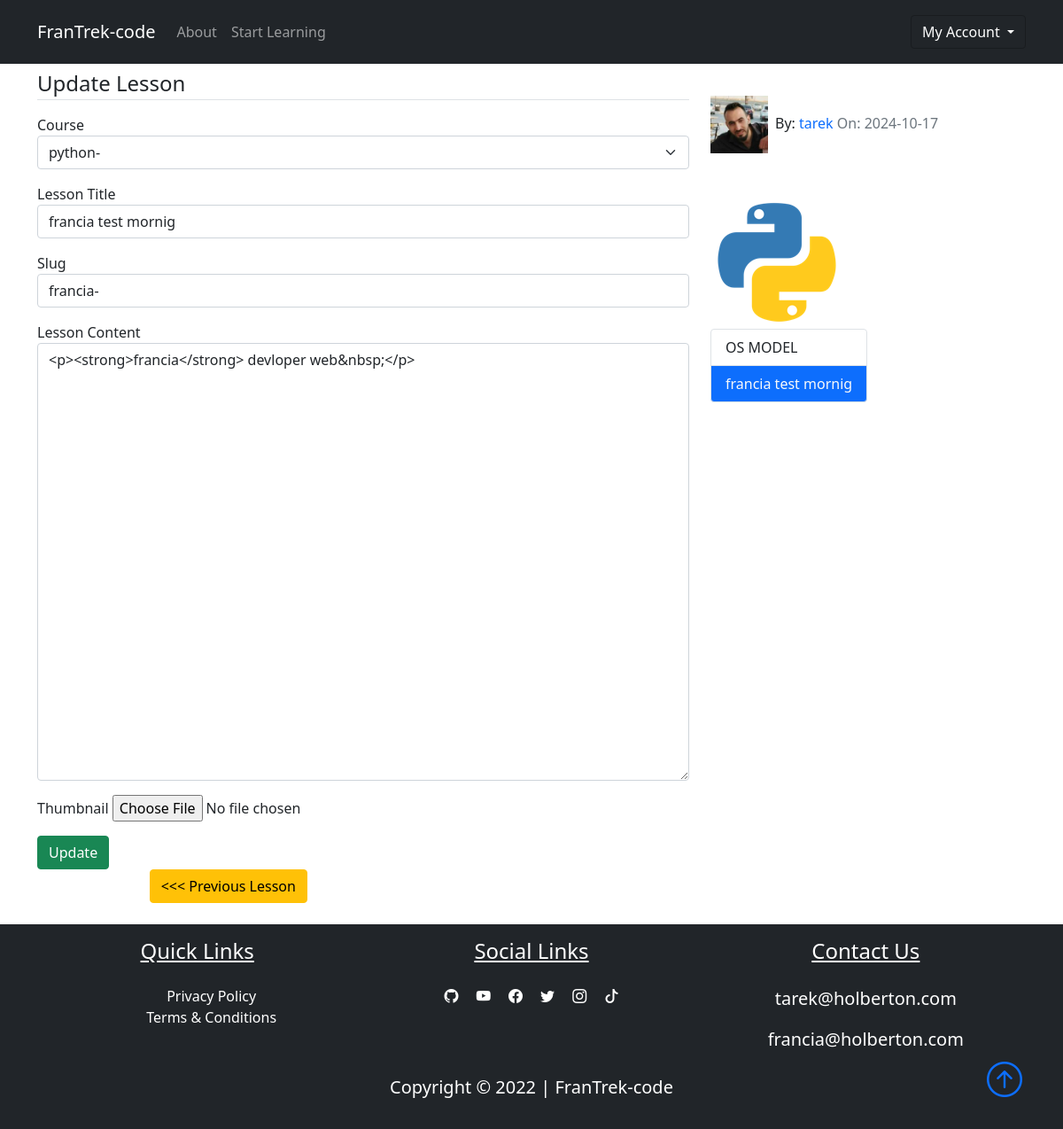
The app's page /python-/francia-/update (signed in), older data.
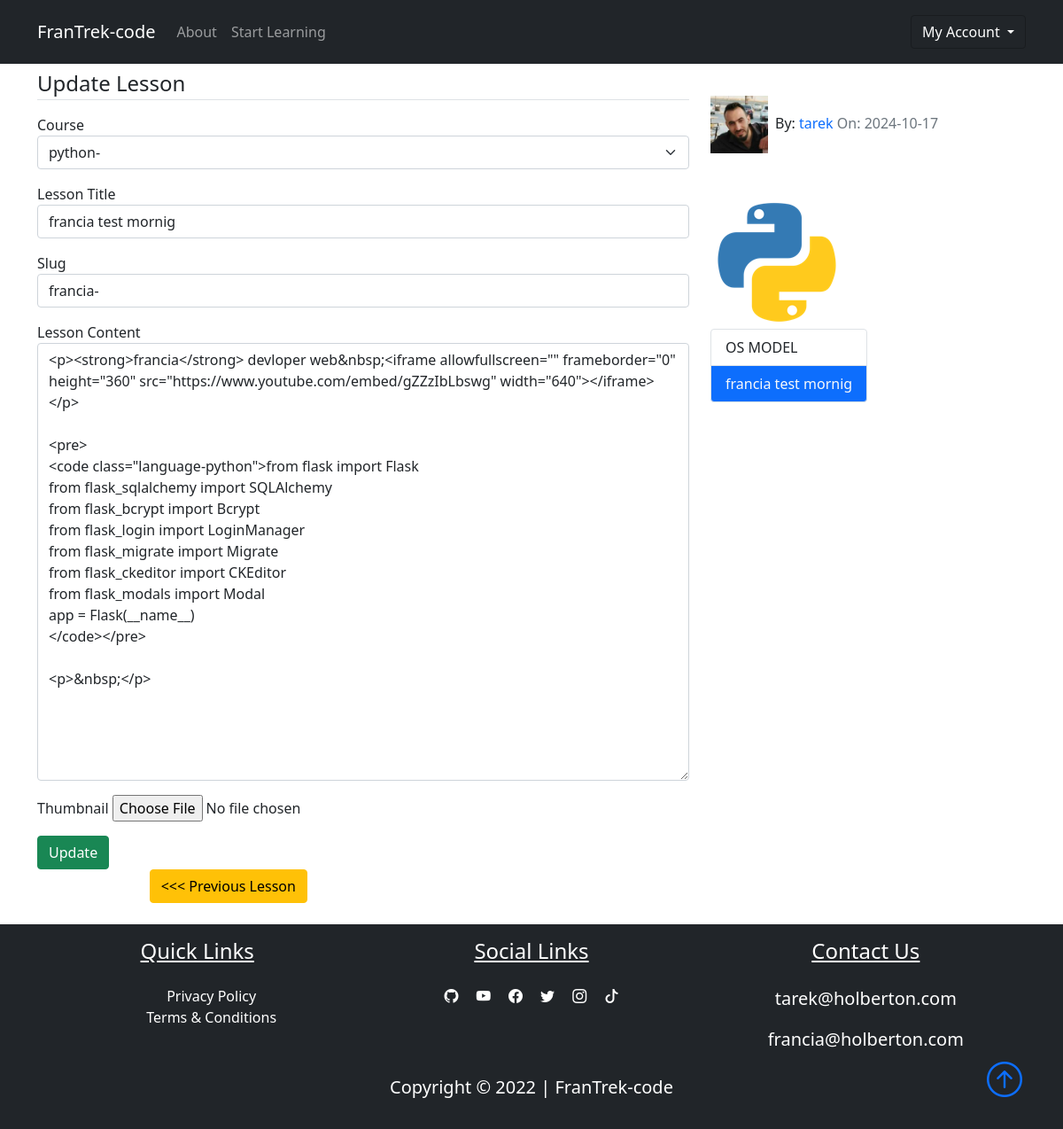
The same page, newer data.
### FranTrek/models.py (models this page shows, shortened)
class Lesson(db.Model):
    id = db.Column(db.Integer, primary_key=True)
    title = db.Column(db.String(100), nullable=False)
    date_posted = db.Column(db.DateTime, nullable=False, default=datetime.utcnow)
    content = db.Column(db.Text, nullable=False)
    thumbnail = db.Column(
        db.String(20), nullable=False, default="default_thumbnail.jpg"
    )
    slug = db.Column(db.String(32), nullable=False)
    user_id = db.Column(db.Integer, db.ForeignKey("user.id"), nullable=False)
    course_id = db.Column(db.Integer, db.ForeignKey("course.id"), nullable=False)

### FranTrek/routes.py (the view)
@app.route("/<string:course>/<string:lesson_slug>/update", methods=["GET", "POST"])
def update_lesson(lesson_slug, course):
    lesson = Lesson.query.filter_by(slug=lesson_slug).first()
    if lesson:
        previous_lesson, next_lesson = get_previous_next_lesson(lesson)
    lesson_id = lesson.id if lesson else None
    lesson = Lesson.query.get_or_404(lesson_id)
    if lesson.author != current_user:
        abort(403)
    form = LessonUpdateForm()
    if form.validate_on_submit():
        lesson.course_name = form.course.data
        lesson.title = form.title.data
        lesson.slug = str(form.slug.data).replace(" ", "-")
        lesson.content = form.content.data
        if form.thumbnail.data:
            delete_picture(lesson.thumbnail, "static/lesson_thumbnails")
            new_picture = save_picture(form.thumbnail.data, "static/lesson_thumbnails")
            lesson.thumbnail = new_picture
        db.session.commit()
        flash("Your lesson has been updated!", "success")
        return redirect(
            url_for("lesson", lesson_slug=lesson.slug, course=lesson.course_name.title)
        )
    elif request.method == "GET":
        form.course.data = lesson.course_name.title
        form.title.data = lesson.title
        form.slug.data = lesson.slug
        form.content.data = lesson.content
    return render_template(
        "update_lesson.html",
        title="Update | " + lesson.title,
        lesson=lesson,
        previous_lesson=previous_lesson,
        next_lesson=next_lesson,
        form=form,
    )

### FranTrek/forms.py
class LessonUpdateForm(NewLessonForm):
    thumbnail = FileField("Thumbnail", validators=[FileAllowed(["jpg", "png"])])
    submit = SubmitField("Update")

### FranTrek/forms.py (called while the page is built)
def choice_query():
    return Course.query

### FranTrek/models.py (called while the page is built)
@login_manager.user_loader
def load_user(user_id):
    return User.query.get(int(user_id))

### FranTrek/routes.py (called while the page is built)
def get_previous_next_lesson(lesson):
    course = lesson.course_name
    for lsn in course.lessons:
        if lsn.title == lesson.title:
            index = course.lessons.index(lsn)
            previous_lesson = course.lessons[index - 1] if index > 0 else None
            next_lesson = (
                course.lessons[index + 1] if index < len(course.lessons) - 1 else None
            )
            break
    return previous_lesson, next_lesson

### FranTrek/templates/update_lesson.html (shortened to what this page needs)
{% extends "lesson.html"%}
{% block lesson %}
<form action="" method="POST" enctype="multipart/form-data">
    <legend class="border-bottom my-3">Update Lesson</legend>
    <div class="mb-3">
        {{ form.course.label(class='form-control-label')}}
        {% if form.course.errors %}
        {{ form.course(class='form-contro is-invalid')}}
        <div class="invalid-feedback">
            {% for error in form.course.errors %}
            <span>{{ error }} </span>
            {% endfor %}
        </div>
        {% else %}
        {{ form.course(class='form-select')}}
        {% endif %}
    </div>
    <div class="mb-3">
        {{ form.title.label(class='form-control-label')}}
        {% if form.title.errors %}
        {{ form.title(class='form-control is-invalid')}}
        <div class="invalid-feedback">
            {% for error in form.title.errors %}
            <span>{{ error }}</span>
            {% endfor %}
        </div>
        {% else %}
        {{ form.title(class='form-control')}}
        {% endif %}
    </div>
    <div class="mb-3">
        {{ form.slug.label(class='form-control-label')}}
        {% if form.slug.errors %}
        {{ form.slug(class='form-control is-invalid')}}
        <div class="invalid-feedback">
            {% for error in form.slug.errors %}
            <span>{{ error }}</span>
            {% endfor %}
        </div>
        {% else %}
        {{ form.slug(class='form-control')}}
        {% endif %}
    </div>
    <div class="mb-3">
        {{ form.content.label(class='form-control-label')}}
        {% if form.content.errors %}
        {{ form.content(class='form-control is-invalid')}}
        <div class="invalid-feedback">
            {% for error in form.content.errors %}
            <span>{{ error }}</span>
            {% endfor %}
        </div>
        {% else %}
        {{ form.content(class='form-control')}}
        {% endif %}
    </div>
    <div class="mb-3">
        {{ form.thumbnail.label(class='form-control-label')}}
        {{ form.thumbnail(class='form-control-file')}}
    </div>
    <div class="form-group">
        <div class="col-12">
            <button class="btn btn-success" type="submit">Update</button>
        </div>
    </div>
</form>
{% endblock lesson %}

### FranTrek/templates/lesson.html (shortened to what this page needs)
{% extends "layout.html"%}
{% block content %}
<div class="container">
    <div class="row">
        <div class="col-lg-8 col-md-12">
            {%block lesson %} {%endblock lesson%}
            <div class="row justify-content-md-center">
                <div class="col-4">
                    {% if previous_lesson %}
                    <a
                        href="{{url_for('lesson', lesson_slug=previous_lesson.slug, course=previous_lesson.course_name.title)}}">
                        <button class="btn btn-warning" type="button" data-bs-toggle="tooltip" data-bs-placement="top"
                            title="{{previous_lesson.title}}">
                            &lt&lt&lt Previous Lesson
                        </button>
                    </a>
                    {% endif %}
                </div>
                <div class="col-4">
                </div>
            </div>
        </div>
        <div class="col-4">
            <div class="my-5">
                <span><img class="article-img"
                        src="{{url_for('static',filename='user_pics/'+lesson.author.image_file)}}" alt="">By:
                    <a href="#" class="link">{{lesson.author.username}}</a>
                    <span class="text-muted">On: {{lesson.date_posted.strftime('%Y-%m-%d')}}</span>
                </span>
            </div>
            <img src="{{url_for('static', filename='course_icons/'+lesson.course_name.icon)}}" alt="">
            <br>
            <ul class="list-group" style="display:inline-block">
                {% for lsn in lesson.course_name.lessons %}
                {% if lsn.title == lesson.title %}
                <li class="list-group-item border active" aria-current="true">
                    <a class="link text-light"
                        href="{{url_for('lesson', lesson_slug=lsn.slug, course=lsn.course_name.title)}}">{{lsn.title}}</a>
                </li>
                {% else %}
                <li class="list-group-item border" aria-current="false">
                    <a class="link text-dark"
                        href="{{url_for('lesson', lesson_slug=lsn.slug, course=lsn.course_name.title)}}">{{lsn.title}}</a>
                </li>
                {% endif %}
                {% endfor %}
            </ul>
        </div>
    </div>
    <br>
</div>
{% endblock content%}

Row changes from the older to the newer data that the page shows:
changed Lesson "francia test mornig": content "<p><strong>francia</strong> devloper web&nbsp;</p>" → "<p><strong>francia</strong> devloper web&nbsp;<iframe allowfullscreen=\"\" frameborder=\"0\" height=\"360\" src=\"https://www.youtube.com/embed/gZZzIbLbswg\" width=\"640\"></iframe></p> <pre> <code class=\"language-python\">from flask import Flask from flask_sqlalchemy import SQLAlchemy from flask_bcrypt import Bcrypt from flask_login import LoginManager from flask_migrate import Migrate from flask_ckeditor import CKEditor from flask_modals import Modal app = Flask(__name__) </code></pre> <p>&nbsp;</p>"
